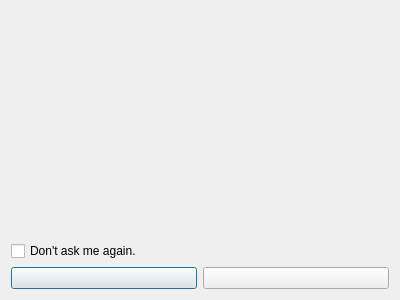
<?xml version="1.0" encoding="UTF-8"?>
<ui version="4.0">
 <class>customDialog</class>
 <widget class="QDialog" name="customDialog">
  <property name="geometry">
   <rect>
    <x>0</x>
    <y>0</y>
    <width>400</width>
    <height>300</height>
   </rect>
  </property>
  <property name="windowTitle">
   <string>Dialog</string>
  </property>
  <layout class="QVBoxLayout" name="mainLayout">
   <item>
    <widget class="QLabel" name="textLabel">
     <property name="text">
      <string/>
     </property>
    </widget>
   </item>
   <item>
    <widget class="QCheckBox" name="showDialogCheckBox">
     <property name="text">
      <string>Don't ask me again.</string>
     </property>
    </widget>
   </item>
   <item>
    <layout class="QHBoxLayout" name="buttonsLayout">
     <item>
      <widget class="QPushButton" name="cancelButton">
       <property name="text">
        <string/>
       </property>
      </widget>
     </item>
     <item>
      <widget class="QPushButton" name="sumbitButton">
       <property name="text">
        <string/>
       </property>
      </widget>
     </item>
    </layout>
   </item>
  </layout>
 </widget>
 <resources/>
 <connections/>
</ui>
